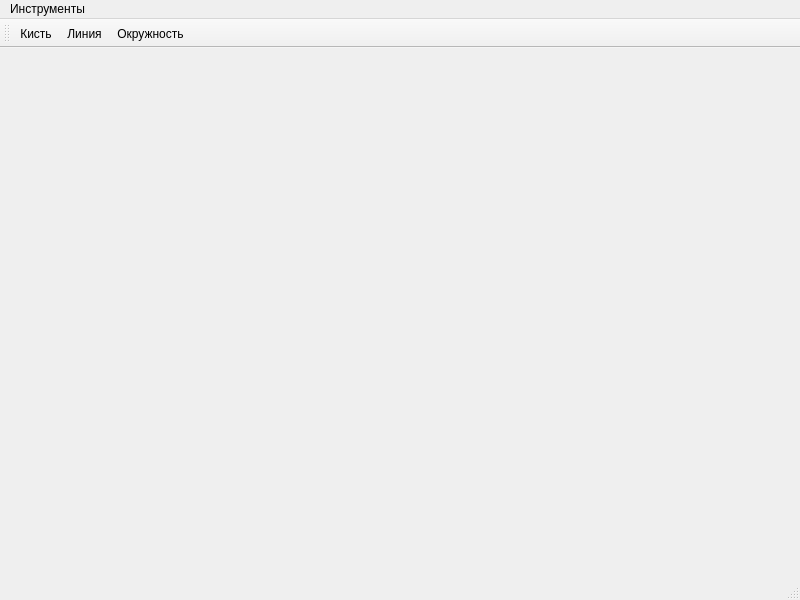
<?xml version="1.0" encoding="UTF-8"?>
<ui version="4.0">
 <class>MainWindow</class>
 <widget class="QMainWindow" name="MainWindow">
  <property name="geometry">
   <rect>
    <x>0</x>
    <y>0</y>
    <width>800</width>
    <height>600</height>
   </rect>
  </property>
  <property name="windowTitle">
   <string>MainWindow</string>
  </property>
  <widget class="QWidget" name="centralwidget"/>
  <widget class="QMenuBar" name="menubar">
   <property name="geometry">
    <rect>
     <x>0</x>
     <y>0</y>
     <width>800</width>
     <height>21</height>
    </rect>
   </property>
   <widget class="QMenu" name="menu">
    <property name="title">
     <string>Инструменты</string>
    </property>
    <addaction name="action_2"/>
    <addaction name="action_3"/>
    <addaction name="action_4"/>
   </widget>
   <addaction name="menu"/>
  </widget>
  <widget class="QStatusBar" name="statusbar"/>
  <widget class="QToolBar" name="toolBar">
   <property name="windowTitle">
    <string>toolBar</string>
   </property>
   <attribute name="toolBarArea">
    <enum>TopToolBarArea</enum>
   </attribute>
   <attribute name="toolBarBreak">
    <bool>false</bool>
   </attribute>
   <addaction name="action_2"/>
   <addaction name="action_3"/>
   <addaction name="action_4"/>
  </widget>
  <action name="action">
   <property name="text">
    <string>Кистб</string>
   </property>
  </action>
  <action name="action_2">
   <property name="text">
    <string>Кисть</string>
   </property>
  </action>
  <action name="action_3">
   <property name="text">
    <string>Линия</string>
   </property>
  </action>
  <action name="action_4">
   <property name="text">
    <string>Окружность</string>
   </property>
  </action>
 </widget>
 <resources/>
 <connections/>
</ui>
